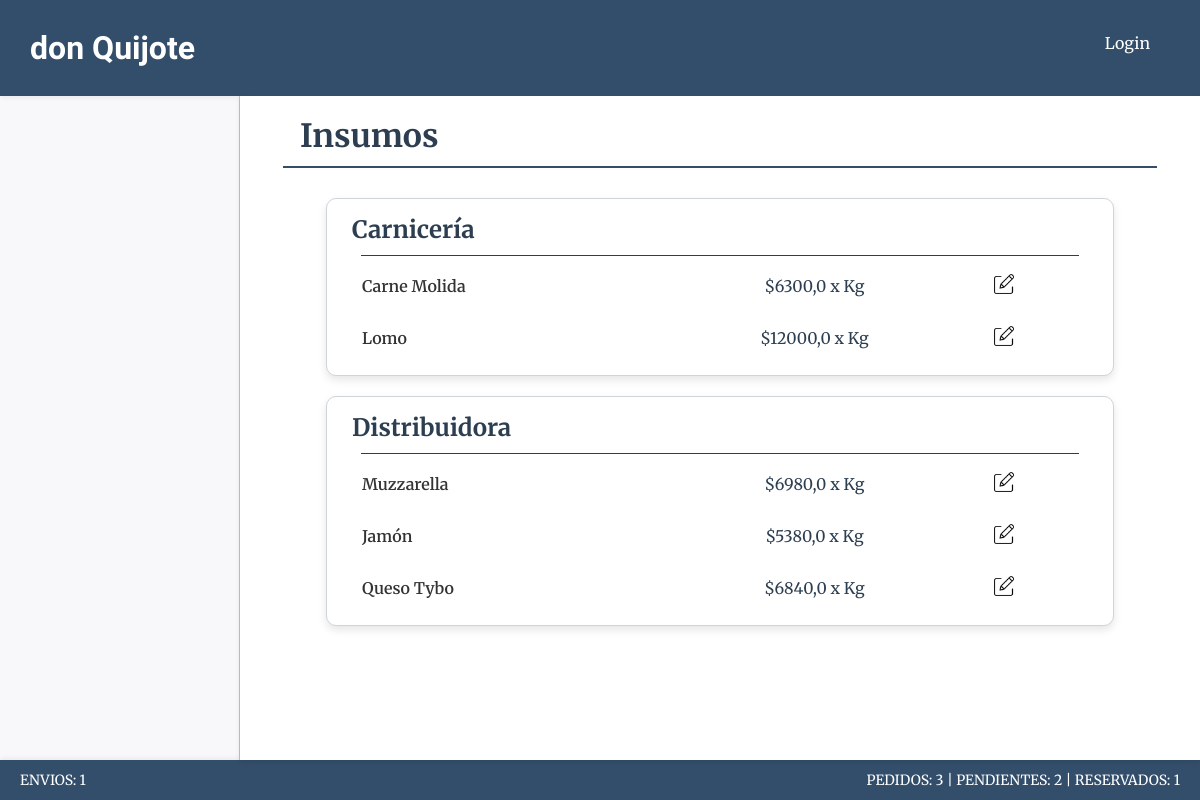
The app's page /gastos/listar_insumos/ with its own data.
### gastos/models.py (models this page shows, shortened)
class Proveedores(models.Model):
    nombre=models.CharField(max_length=50)
    estado=models.BooleanField(default=True)

class Insumos(models.Model):
    ESTADO_CHOICES = [
        ('Kg', 'Kg'),
        ('Gr', 'Gr'),
        ('Ltr', 'Ltr'),
        ('Unid', 'Unid'),
        ('Doc', 'Doc'),
        ('Caja', 'Caja'),
        ('Pack', 'Pack'),
        ('Lata', 'Lata'),
        ('Rollo', 'Rollo'),
    ]
    nombre=models.CharField(max_length=50, verbose_name="Nombre")
    proveedor=models.ForeignKey(Proveedores, on_delete=models.CASCADE, verbose_name="Proveedor")
    precio=models.FloatField(verbose_name="Precio")
    unidad=models.CharField(max_length=50, choices=ESTADO_CHOICES)

### gastos/views.py (the view)
# urls.py: path("listar_insumos/", views.listar_insumos, name="listar_insumos"),
def listar_insumos(request):
    insumos = Insumos.objects.select_related('proveedor').order_by('proveedor__nombre')
    proveedores = Proveedores.objects.all()
    context = {
        'object_list': insumos,
        'proveedores': proveedores,
    }
    return render(request, "gastos/listar_insumos.html", context)

### core/context_processors.py (called while the page is built)
def counter_pedidos(request):
    cant_pedidos = Pedido.objects.all().count()
    cant_entregados = Pedido.objects.filter(estado='entregado').count()
    cant_pendientes = Pedido.objects.filter(estado='pendiente').count()
    cant_reservados = Pedido.objects.filter(estado='reservado').count()
    cant_cancelado = Pedido.objects.filter(estado='cancelado').count()
    cant_pedidos = Pedido.objects.all().count() - cant_cancelado
    cant_envios = Pedido.objects.filter(forma_entrega__precio__gt=0).count() - cant_cancelado - cant_reservados
    return {
        'cant_pedidos':cant_pedidos,
        "cant_entregados":cant_entregados,
        "cant_pendientes":cant_pendientes,
        "cant_reservados":cant_reservados,
        "cant_envios":cant_envios
        }

### gastos/templates/gastos/listar_insumos.html (shortened to what this page needs)
{% extends 'core/base.html' %}
{% load static %}
{% block css %}
    <link rel="stylesheet" href="{% static 'gastos/css/styles.css' %}">
{% endblock css %}
{% block titulo %}
    {% include 'core/components/encabezado.html' with titulo_texto="Insumos" %}
{% endblock titulo %}
{% block main %}
<section class="proveedores-container">
    {% regroup object_list by proveedor.nombre as insumos_por_proveedor %}
    {% for grupo in insumos_por_proveedor %}
        {% with grupo.grouper as nombre_proveedor %}
            {% for proveedor in proveedores %}
                {% if proveedor.nombre == nombre_proveedor and proveedor.estado %}
                    <div class="card">
                        <h1 class="proveedores-titulo">{{ nombre_proveedor }}</h1>
                        <hr class="proveedores-hr">
                        {% for insumo in grupo.list %}
                            <div class="insumos">
                                <p class="insumo-nombre">{{ insumo.nombre }}</p>
                                <p class="insumo-precio">${{ insumo.precio }} x {{ insumo.unidad }}</p>
                                <div class="insumo-opc">
                                    <a href="{% url 'gastos:insumos_update' insumo.id %}">
                                        <img class="icono-opc" src="{% static 'productos/img/editar.webp' %}" alt="Editar Insumo">
                                    </a>
                                </div>
                            </div>
                        {% endfor %}
                    </div>
                {% endif %}
            {% endfor %}
        {% endwith %}
    {% endfor %}
</section>
{% endblock main %}

### core/static/core/css/styles.css (style rules this page uses)
* { padding: 0; margin: 0; box-sizing: border-box; }
body { font-family: 'Merriweather', serif; color: #333; background-color: #f4f4f9; }
.card { padding: 15px; border: 1px solid #ced4da; border-radius: 10px; background-color: #ffffff; box-shadow: 0 4px 8px rgba(0, 0, 0, 0.1); }
.icono-opc { width: 20px; height: 20px; transition: transform 0.3s ease; }

### gastos/static/gastos/css/styles.css (style rules this page uses)
.proveedores-container { width: 90%; margin: 0 auto; padding: 20px; display: flex; flex-direction: column; gap: 20px; }
.proveedores-titulo { font-size: 24px; color: #2C3E50; font-family: 'Merriweather', serif; margin-bottom: 10px; margin-left: 10px; }
.proveedores-hr { width: 95%; height: 1px; border: none; background-color: #2C3E50; margin: 0 auto 5px; }
.insumos { margin-top: 8px; display: grid; grid-template-columns: 50% 25% 25%; grid-template-areas: "nom prc opc"; align-items: center; padding: 10px 0; }
.insumo-nombre { grid-area: nom; font-size: 16px; font-weight: 600; padding-left: 20px; }
.insumo-precio { grid-area: prc; font-size: 16px; text-align: center; color: #2C3E50; }
.insumo-opc { grid-area: opc; display: flex; justify-content: space-around; }
.icono-opc { width: 20px; height: 20px; transition: transform 0.3s ease; }

### records on screen
Proveedores: nombre "Carnicería"
Insumos: nombre "Carne Molida", precio "6300,0", unidad "Kg"
Insumos: nombre "Lomo", precio "12000,0", unidad "Kg"
Proveedores: nombre "Distribuidora"
Insumos: nombre "Muzzarella", precio "6980,0", unidad "Kg"
Insumos: nombre "Jamón", precio "5380,0", unidad "Kg"
Insumos: nombre "Queso Tybo", precio "6840,0", unidad "Kg"

### other values on screen
{{ titulo_texto }} "Insumos"
{{ cant_envios }} "1"
{{ cant_pedidos }} "3"
{{ cant_pendientes }} "2"
{{ cant_reservados }} "1"
